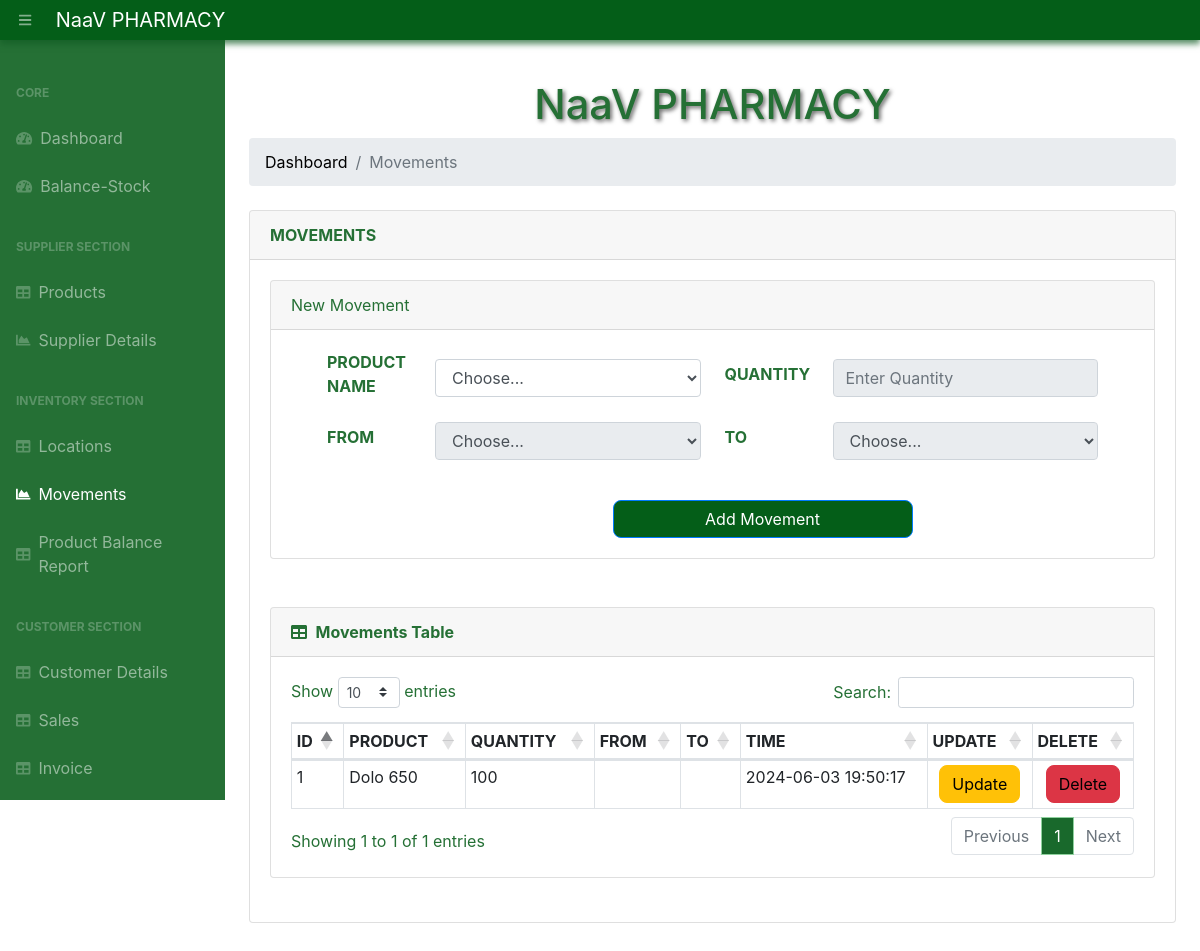
The app's page /movements/ with its own data.
### app.py (models this page shows, shortened)
class ProductMovement(db.Model):
    __tablename__   = 'productmovements'
    movement_id     = db.Column(db.Integer, primary_key=True)
    product_id      = db.Column(db.Integer, db.ForeignKey('products.product_id'))
    qty             = db.Column(db.Integer)
    from_location   = db.Column(db.Integer, db.ForeignKey('locations.location_id'))
    to_location     = db.Column(db.Integer, db.ForeignKey('locations.location_id'))
    movement_time   = db.Column(db.DateTime, default=datetime.utcnow)
    product         = db.relationship('Product', foreign_keys=product_id)
    fromLoc         = db.relationship('Location', foreign_keys=from_location)
    toLoc           = db.relationship('Location', foreign_keys=to_location)

class Product(db.Model):
    __tablename__ = 'products'
    product_id      = db.Column(db.String(200), primary_key=True)
    quantity = db.Column(db.Integer)
    category = db.Column(db.String(50))
    price = db.Column(db.Float)
    date_created = db.Column(db.DateTime, default=datetime.utcnow)

### app.py (the view)
@app.route("/movements/", methods=["POST", "GET"])
def viewMovements():
    if request.method == "POST" :
        product_id      = request.form["productId"]
        qty             = request.form["qty"]
        fromLocation    = request.form["fromLocation"]
        toLocation      = request.form["toLocation"]
        new_movement = ProductMovement(
            product_id=product_id, qty=qty, from_location=fromLocation, to_location=toLocation)
        try:
            db.session.add(new_movement)
            db.session.commit()
            return redirect("/movements/")
        except:
            return "There Was an issue while add a new Movement"
    else:
        products    = Product.query.order_by(Product.date_created).all()
        locations   = Location.query.order_by(Location.date_created).all()
        movs = ProductMovement.query\
        .join(Product, ProductMovement.product_id == Product.product_id)\
        .add_columns(
            ProductMovement.movement_id,
            ProductMovement.qty,
            Product.product_id,
            ProductMovement.from_location,
            ProductMovement.to_location,
            ProductMovement.movement_time)\
        .all()
        movements   = ProductMovement.query.order_by(
            ProductMovement.movement_time).all()
        return render_template("movements.html", movements=movs, products=products, locations=locations)

### templates/movements.html (shortened to what this page needs)
{% extends 'base.html' %}
{% block content %}
<main>
    <div class="container-fluid">
        <h1 class="mt-4">NaaV PHARMACY</h1>
        <ol class="breadcrumb mb-4">
            <li class="breadcrumb-item"><a href="/">Dashboard</a></li>
            <li class="breadcrumb-item active">Movements</li>
        </ol>
        <div class="card mb-5">
            <div class="card-header"><b>MOVEMENTS</b></div>
            <div class="card-body">
                <div class="card mb-5">
                    <div class="card-header">New Movement</div>
                    <div class="card-body">
                        <form action="/movements/" method="POST" id="movements_form">
                            <div class="container">
                                <div class="d-flex flex-wrap">
                                    <div class="col-md-6 mb-3 d-flex align-items-center">
                                        <label for="productId" class="mr-2 form-label"><b>PRODUCT NAME</b></label>
                                        <select id="productId" name="productId" class="form-control flex-grow-1">
                                            <option selected value="">Choose...</option>
                                        </select>
                                    </div>
                                    <div class="col-md-6 mb-3 d-flex align-items-center">
                                        <label for="qty" class="mr-2 form-label"><b>QUANTITY</b></label>
                                        <input class="form-control flex-grow-1" name="qty" id="qty" type="number" placeholder="Enter Quantity" />
                                    </div>
                                    <div class="col-md-6 mb-3 d-flex align-items-center">
                                        <label for="fromLocation" class="mr-2 form-label"><b>FROM</b></label>
                                        <select id="fromLocation" class="form-control flex-grow-1" name="fromLocation">
                                            <option selected value="">Choose...</option>
                                        </select>
                                    </div>
                                    <div class="col-md-6 mb-3 d-flex align-items-center">
                                        <label for="toLocation" class="mr-2 form-label"><b>TO</b></label>
                                        <select id="toLocation" name="toLocation" class="form-control flex-grow-1">
                                            <option selected value="">Choose...</option>
                                        </select>
                                    </div>
                                </div>
                            </div>
                            <div class="form-group mt-4 mb-0 text-center">
                                <input type="submit" id = "s" class="btn btn-primary btn-submit" value="Add Movement">
                            </div>
                        </form>
                    </div>
                </div>
                <div class="card mb-4">
                    <div class="card-header">
                        <i class="fas fa-table mr-1"></i>
                        <b>Movements Table</b>
                    </div>
                    <div class="card-body">
                        <div class="table-responsive">
                            {% if movements|length < 1 %}
                            <h4>There are no Movements, add one above</h4>
                            {% else %}
                            <table class="table table-bordered" id="dataTable" width="100%" cellspacing="0">
                                <thead>
                                    <tr>
                                        <th>ID</th>
                                        <th>PRODUCT</th>
                                        <th>QUANTITY</th>
                                        <th>FROM</th>
                                        <th>TO</th>
                                        <th>TIME</th>
                                        <th>UPDATE</th>
                                        <th>DELETE</th>
                                    </tr>
                                </thead>
                                <tbody>
                                    {% for movement in movements %}
                                    <tr>
                                        <td>{{ movement.movement_id }}</td>
                                        <td>{{ movement.product_id }}</td>
                                        <td>{{ movement.qty }}</td>
                                        <td>{{ movement.from_location }}</td>
                                        <td>{{ movement.to_location }}</td>
                                        <td>{{ movement.movement_time.strftime('%Y-%m-%d %H:%M:%S') }}</td>
                                        <td>
                                            <div class="sub">
                                                <button class="btn btn-warning btn-xs"  type="submit"><a href="/update-movement/{{ movement.movement_id }}">Update</a></button>
                                            </div>
                                        </td>
                                        <td>
                                            <div class="sub">
                                                <button class="btn btn-danger btn-xs" type="submit"><a href="/delete-movement/{{ movement.movement_id }}">Delete</a></button>
                                            </div>
                                        </td>
                                    </tr>
                                    {% endfor %}
                                </tbody>
                            </table>
                            {% endif %}
                        </div>
                    </div>
                </div>
            </div>
        </div>
</main>
{% endblock %}

### records on screen
ProductMovement: movement_id "1", product_id "Dolo 650", qty "100", movement_time "2024-06-03 19:50:17"
